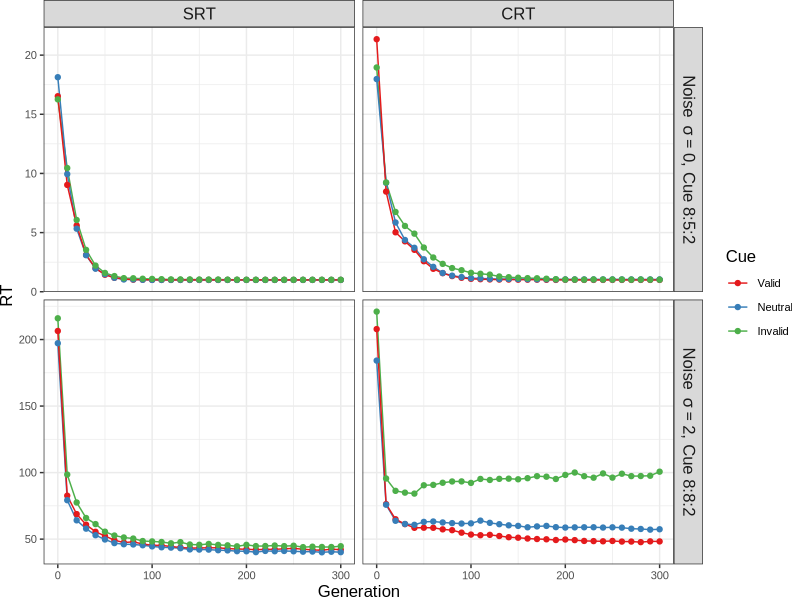
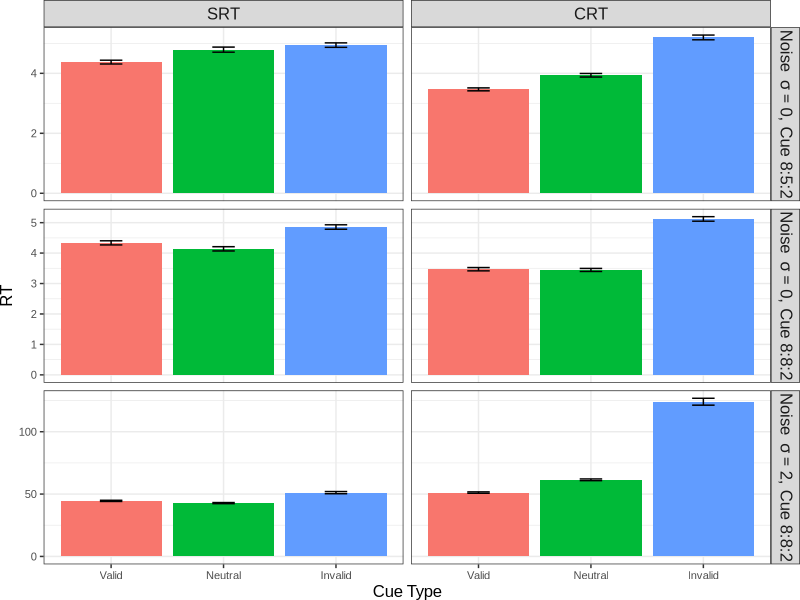
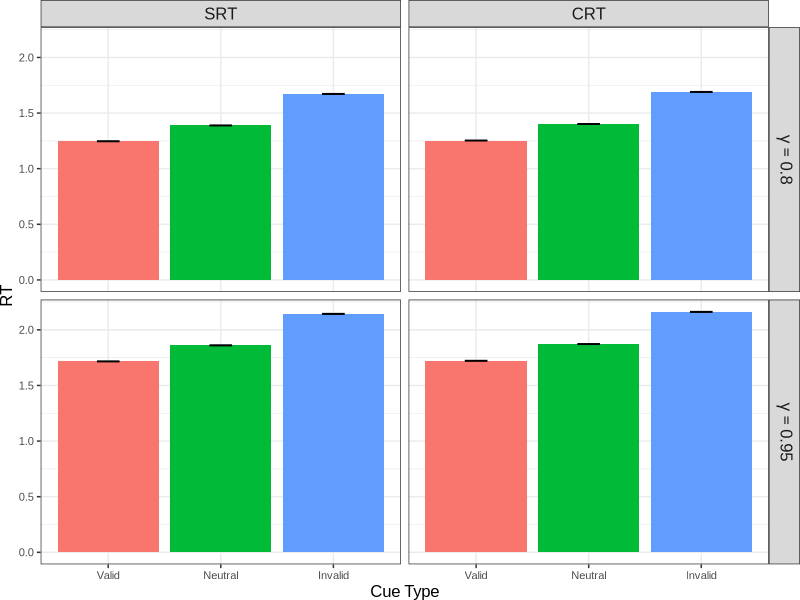
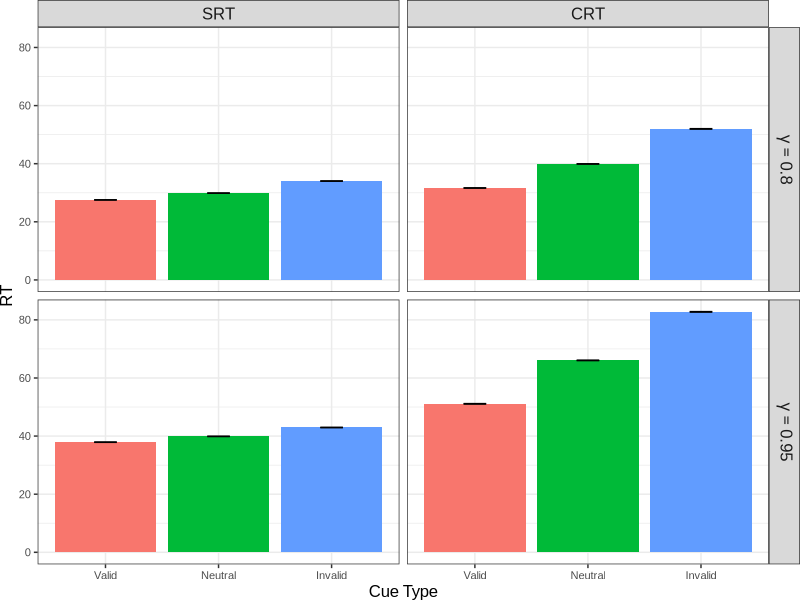

R code for these plots, in order:
#Copyright 2014, 2015 Carolina Feher da Silva
#
#This file is part of rtexp.
#
#rtexp is free software: you can redistribute it and/or modify
#it under the terms of the GNU General Public License as published by
#the Free Software Foundation, either version 3 of the License, or
#(at your option) any later version.
#
#rtexp is distributed in the hope that it will be useful,
#but WITHOUT ANY WARRANTY; without even the implied warranty of
#MERCHANTABILITY or FITNESS FOR A PARTICULAR PURPOSE.  See the
#GNU General Public License for more details.
#
#You should have received a copy of the GNU General Public License
#along with rtexp.  If not, see <http://www.gnu.org/licenses/>.

library("grid")

fonte <- "Arial"

w <- 18
h <- 12

library('ggplot2')
a1 = read.csv('ana1exp1278.csv')
a1$noise <- factor(a1$noise)
levels(a1$noise)[levels(a1$noise)==0]  <- expression(paste(plain(Noise) ~~ sigma == 0, ", Cue 8:5:2"))
levels(a1$noise)[levels(a1$noise)==2]  <- expression(paste(plain(Noise) ~~ sigma == 2, ", Cue 8:8:2"))
a1$type <- factor(a1$type,
         levels = c("SRT", "CRT"))
dataM <- subset(a1, variable == "Valid" | variable == "Invalid" | variable == "Neutral")
#png("rtevo.png", width=w, height=h, units='cm', res=1000)
tiff("rtevo.tiff", width=w, height=h, units='cm', res=900, compression="lzw")
ggplot(dataM, aes(x=g, y=value, colour=variable)) + geom_line() + geom_point() + labs(colour="Cue") + xlab("Generation") + ylab("RT") + scale_colour_brewer(palette="Set1", limits=c("Valid", "Neutral", "Invalid")) + facet_grid(noise ~ type, scales="free_y", labeller=label_parsed) + theme_bw() + theme(axis.title=element_text(size=12, family=fonte), strip.text=element_text(size=12, family=fonte), legend.title=element_text(size=12, family=fonte), legend.text=element_text(size=8, family=fonte), axis.text=element_text(size=8, family=fonte), plot.margin = unit(c(0, 0, 0, 0), "cm"))

w <- 8.5
h <- 17

rtss = read.csv('anartss.csv')
rtss$exptype <- factor(rtss$exptype,
         levels = c("SRT", "CRT"))
rtss$cuetype <- factor(rtss$cuetype,
         levels = c("Valid", "Neutral", "Invalid"))
rtss$cond <- factor(rtss$cond)
levels(rtss$cond)[levels(rtss$cond)=="cond2"]  <- expression(paste(plain(Noise) ~~ sigma == 0, ", Cue 8:5:2"))
levels(rtss$cond)[levels(rtss$cond)=="cond3"]  <- expression(paste(plain(Noise) ~~ sigma == 0, ", Cue 8:8:2"))
levels(rtss$cond)[levels(rtss$cond)=="cond4"]  <- expression(paste(plain(Noise) ~~ sigma == 2, ", Cue 8:8:2"))
#png("rtss.png", width=w, height=h, units='cm', res=1000)
tiff("rtss.tiff", width=w, height=h, units='cm', res=900, compression="lzw")

ggplot(rtss, aes(x=cuetype, y=mean, fill=cuetype)) + geom_bar(stat="identity") + geom_errorbar(aes(ymin=ciinf, ymax=cisup), width=.2) + xlab("Cue Type") + ylab("RT") + facet_grid(cond ~ exptype, scales="free_y", labeller=label_parsed) + theme_bw() + theme(axis.title=element_text(size=12, family=fonte), strip.text=element_text(size=12, family=fonte), legend.title=element_text(size=12, family=fonte), legend.text=element_text(size=8, family=fonte), axis.text=element_text(size=8, family=fonte), legend.position="none", plot.margin = unit(c(0, 0, 0, 0), "cm"))

w <- 8.5
h <- 10

bayes = read.csv('anabayes.csv')
bayes$exptype <- factor(bayes$exptype,
         levels = c("SRT", "CRT"))
bayes$cuetype <- factor(bayes$cuetype,
         levels = c("Valid", "Neutral", "Invalid"))
bayes$gamma <- factor(bayes$gamma)
levels(bayes$gamma)[levels(bayes$gamma)==0.8]  <- expression(gamma == 0.8)
levels(bayes$gamma)[levels(bayes$gamma)==0.95]  <- expression(gamma == 0.95)
#png("rtbayes1.png", width=w, height=h, units='cm', res=1000)
tiff("rtbayes1.tiff", width=w, height=h, units='cm', res=900, compression="lzw")
dataM <- subset(bayes, signal == 5)

ggplot(dataM, aes(x=cuetype, y=rt, fill=cuetype)) + geom_bar(stat="identity") + geom_errorbar(aes(ymin=ciinf, ymax=cisup), width=.2) + xlab("Cue Type") + ylab("RT") + facet_grid(gamma ~ exptype, labeller=label_parsed) + theme_bw() + theme(axis.title=element_text(size=12, family=fonte), strip.text=element_text(size=12, family=fonte), legend.title=element_text(size=12, family=fonte), legend.text=element_text(size=8, family=fonte), axis.text=element_text(size=8, family=fonte), legend.position="none", plot.margin = unit(c(0, 0, 0, 0), "cm"))

#png("rtbayes2.png", width=w, height=h, units='cm', res=1000)
tiff("rtbayes2.tiff", width=w, height=h, units='cm', res=900, compression="lzw")
dataM <- subset(bayes, signal == 0.5)

ggplot(dataM, aes(x=cuetype, y=rt, fill=cuetype)) + geom_bar(stat="identity") + geom_errorbar(aes(ymin=ciinf, ymax=cisup), width=.2) + xlab("Cue Type") + ylab("RT") + facet_grid(gamma ~ exptype, labeller=label_parsed) + theme_bw() + theme(axis.title=element_text(size=12, family=fonte), strip.text=element_text(size=12, family=fonte), legend.title=element_text(size=12, family=fonte), legend.text=element_text(size=8, family=fonte), axis.text=element_text(size=8, family=fonte), legend.position="none", plot.margin = unit(c(0, 0, 0, 0), "cm"))